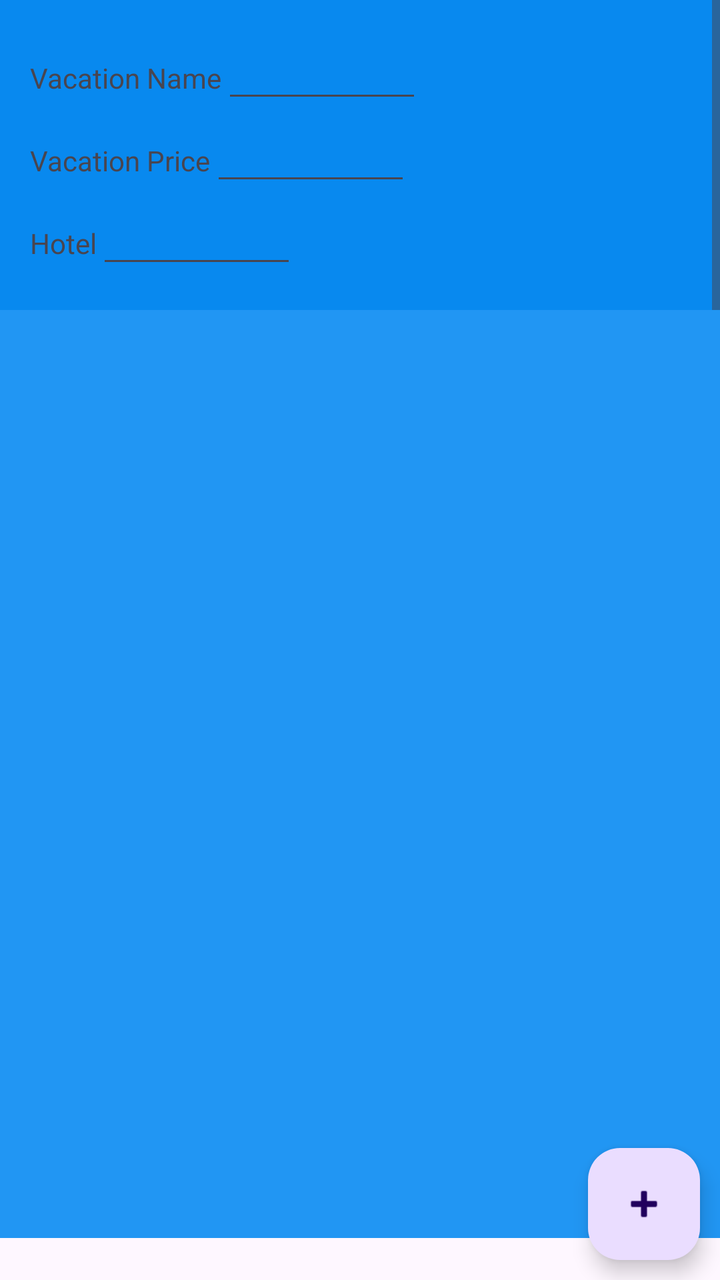
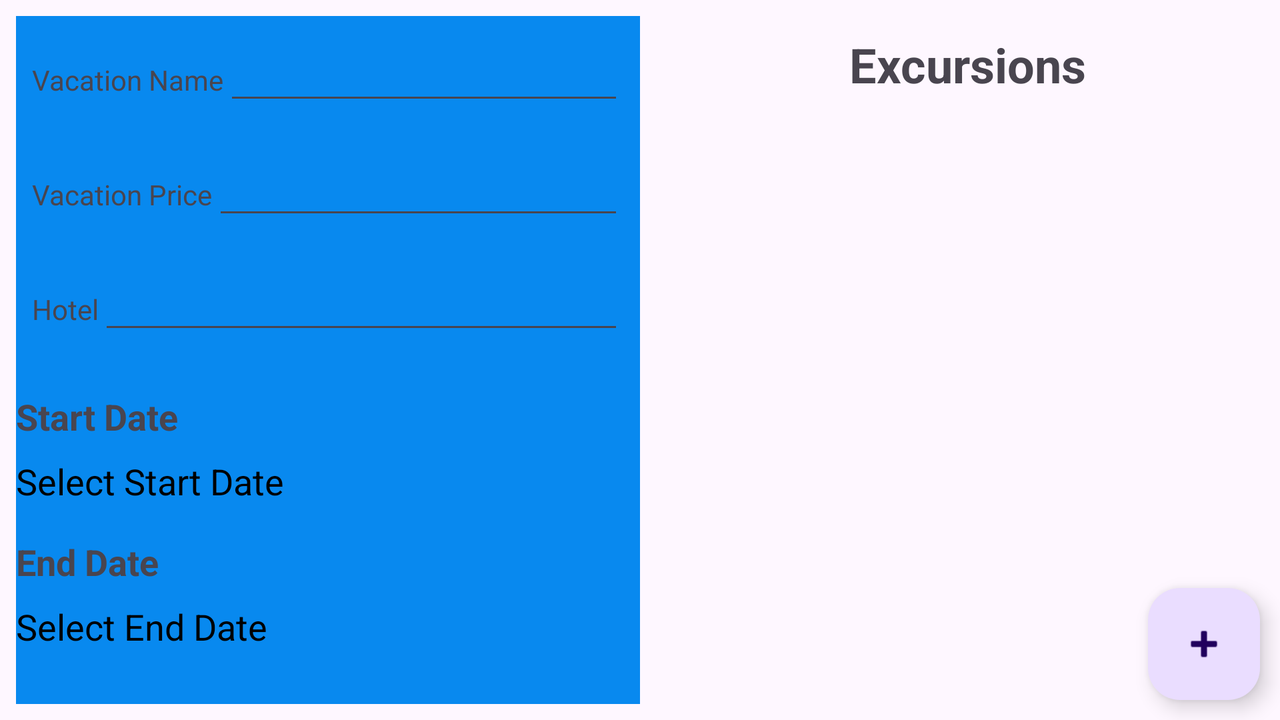

First picture: res/layout/ on a phone held upright. Second picture: the repository's own variant of that layout, on a device whose configuration matches the variant's folder. Source for both follows.
<!-- AndroidManifest.xml: application theme Theme.D308VacationsApp -->
<!-- res/layout/activity_vacation_details.xml -->
<?xml version="1.0" encoding="utf-8"?>
<androidx.constraintlayout.widget.ConstraintLayout xmlns:android="http://schemas.android.com/apk/res/android"
    xmlns:app="http://schemas.android.com/apk/res-auto"
    xmlns:tools="http://schemas.android.com/tools"
    android:id="@+id/main"
    android:layout_width="match_parent"
    android:layout_height="wrap_content"
    tools:context=".UI.VacationDetails">

    <ScrollView
        android:id="@+id/scrollView2"
        android:layout_width="match_parent"
        android:layout_height="200dp"
        android:background="#0889EF"
        app:layout_constraintLeft_toLeftOf="parent"
        app:layout_constraintTop_toTopOf="parent">

        <LinearLayout
            android:layout_width="match_parent"
            android:layout_height="wrap_content"
            android:layout_margin="15dp"
            android:orientation="vertical">

            <LinearLayout
                android:layout_width="match_parent"
                android:layout_height="wrap_content"
                android:orientation="horizontal">

                <TextView
                    android:layout_width="wrap_content"
                    android:layout_height="wrap_content"
                    android:text="Vacation Name" />

                <EditText
                    android:id="@+id/vacationname"
                    android:layout_width="100dp"
                    android:layout_height="wrap_content" />
            </LinearLayout>

            <LinearLayout
                android:layout_width="match_parent"
                android:layout_height="wrap_content"
                android:orientation="horizontal">

                <TextView
                    android:layout_width="wrap_content"
                    android:layout_height="wrap_content"
                    android:text="Vacation Price" />

                <EditText
                    android:id="@+id/vacationprice"
                    android:layout_width="100dp"
                    android:layout_height="wrap_content" />
            </LinearLayout>

            <LinearLayout
                android:layout_width="match_parent"
                android:layout_height="wrap_content"
                android:orientation="horizontal">

                <TextView
                    android:layout_width="wrap_content"
                    android:layout_height="wrap_content"
                    android:text="Hotel" />

                <EditText
                    android:id="@+id/hotel"
                    android:layout_width="100dp"
                    android:layout_height="wrap_content" />
            </LinearLayout>

            <LinearLayout
                android:layout_width="match_parent"
                android:layout_height="wrap_content"
                android:orientation="horizontal">

                <TextView
                    android:layout_width="wrap_content"
                    android:layout_height="wrap_content"
                    android:text="Start Date:" />

                <EditText
                    android:id="@+id/startdate"
                    android:layout_width="100dp"
                    android:layout_height="wrap_content" />
            </LinearLayout>

            <LinearLayout
                android:layout_width="399dp"
                android:layout_height="61dp"
                android:orientation="horizontal">

                <TextView
                    android:layout_width="wrap_content"
                    android:layout_height="wrap_content"
                    android:text="End Date:" />

                <EditText
                    android:id="@+id/enddate"
                    android:layout_width="100dp"
                    android:layout_height="wrap_content" />
            </LinearLayout>

        </LinearLayout>
    </ScrollView>

    <com.google.android.material.floatingactionbutton.FloatingActionButton
        android:id="@+id/floatingActionButton2"
        android:layout_width="56dp"
        android:layout_height="56dp"
        android:layout_margin="10dp"
        android:layout_marginStart="176dp"
        android:clickable="true"
        android:onClick="enterExcursionDetail"
        app:layout_constraintRight_toRightOf="parent"
        app:layout_constraintBottom_toBottomOf="parent"
        app:srcCompat="@android:drawable/ic_input_add"
        tools:layout_editor_absoluteY="664dp" />

    <androidx.recyclerview.widget.RecyclerView
        android:id="@+id/excursionrecyclerview"
        android:layout_width="match_parent"
        android:layout_height="464dp"
        android:layout_marginTop="48dp"
        android:layout_marginBottom="48dp"
        android:background="#2196F3"
        app:layout_constraintBottom_toTopOf="@+id/floatingActionButton2"
        app:layout_constraintEnd_toEndOf="parent"
        app:layout_constraintLeft_toLeftOf="parent"
        app:layout_constraintTop_toBottomOf="@+id/scrollView2" />
</androidx.constraintlayout.widget.ConstraintLayout>
<!-- resources referenced by this layout -->
<resources>
  <style name="Theme.D308VacationsApp" parent="Base.Theme.D308VacationsApp" />
  <style name="Base.Theme.D308VacationsApp" parent="Theme.Material3.DayNight">
          
          
      </style>
</resources>
<!-- res/layout-land/activity_vacation_details.xml (the repository's variant of the layout above) -->
<!-- drawn on the phone turned sideways -->
<?xml version="1.0" encoding="utf-8"?>
<androidx.constraintlayout.widget.ConstraintLayout xmlns:android="http://schemas.android.com/apk/res/android"
    xmlns:app="http://schemas.android.com/apk/res-auto"
    xmlns:tools="http://schemas.android.com/tools"
    android:id="@+id/main"
    android:layout_width="match_parent"
    android:layout_height="match_parent"
    tools:context=".UI.VacationDetails"
    tools:orientation="landscape">

    <ScrollView
        android:id="@+id/scrollView2"
        android:layout_width="0dp"
        android:layout_height="match_parent"
        android:background="#0889EF"
        android:layout_margin="8dp"
        app:layout_constraintTop_toTopOf="parent"
        app:layout_constraintBottom_toBottomOf="parent"
        app:layout_constraintStart_toStartOf="parent"
        app:layout_constraintEnd_toStartOf="@+id/excursionrecyclerview">

        <LinearLayout
            android:layout_width="match_parent"
            android:layout_height="wrap_content"
            android:orientation="vertical">

            <LinearLayout
                android:layout_width="match_parent"
                android:layout_height="wrap_content"
                android:orientation="horizontal"
                android:padding="8dp">

                <TextView
                    android:layout_width="wrap_content"
                    android:layout_height="wrap_content"
                    android:text="Vacation Name" />

                <EditText
                    android:id="@+id/vacationname"
                    android:layout_width="0dp"
                    android:layout_height="wrap_content"
                    android:layout_weight="1" />
            </LinearLayout>

            <LinearLayout
                android:layout_width="match_parent"
                android:layout_height="wrap_content"
                android:orientation="horizontal"
                android:padding="8dp">

                <TextView
                    android:layout_width="wrap_content"
                    android:layout_height="wrap_content"
                    android:text="Vacation Price" />

                <EditText
                    android:id="@+id/vacationprice"
                    android:layout_width="0dp"
                    android:layout_height="wrap_content"
                    android:layout_weight="1" />
            </LinearLayout>

            <LinearLayout
                android:layout_width="match_parent"
                android:layout_height="wrap_content"
                android:orientation="horizontal"
                android:padding="8dp">

                <TextView
                    android:layout_width="wrap_content"
                    android:layout_height="wrap_content"
                    android:text="Hotel" />

                <EditText
                    android:id="@+id/hotel"
                    android:layout_width="0dp"
                    android:layout_height="wrap_content"
                    android:layout_weight="1" />
            </LinearLayout>

            <TextView
                android:id="@+id/startdate_label"
                android:layout_width="wrap_content"
                android:layout_height="wrap_content"
                android:text="Start Date"
                android:textSize="18sp"
                android:layout_marginTop="16dp"
                android:textStyle="bold" />

            <TextView
                android:id="@+id/startdate"
                android:layout_width="wrap_content"
                android:layout_height="wrap_content"
                android:clickable="true"
                android:focusable="true"
                android:text="Select Start Date"
                android:textColor="@android:color/black"
                android:textSize="18sp"
                android:layout_marginTop="8dp" />

            <TextView
                android:id="@+id/enddate_label"
                android:layout_width="wrap_content"
                android:layout_height="wrap_content"
                android:text="End Date"
                android:textSize="18sp"
                android:layout_marginTop="16dp"
                android:textStyle="bold" />

            <TextView
                android:id="@+id/enddate"
                android:layout_width="wrap_content"
                android:layout_height="wrap_content"
                android:clickable="true"
                android:focusable="true"
                android:text="Select End Date"
                android:textColor="@android:color/black"
                android:textSize="18sp"
                android:layout_marginTop="8dp" />

        </LinearLayout>
    </ScrollView>

    <TextView
        android:id="@+id/textTitle"
        android:layout_width="wrap_content"
        android:layout_height="wrap_content"
        android:text="Excursions"
        android:textSize="24sp"
        android:textStyle="bold"
        android:layout_margin="16dp"
        app:layout_constraintTop_toTopOf="parent"
        app:layout_constraintStart_toStartOf="@+id/excursionrecyclerview"
        app:layout_constraintEnd_toEndOf="parent" />

    <androidx.recyclerview.widget.RecyclerView
        android:id="@+id/excursionrecyclerview"
        android:layout_width="0dp"
        android:layout_height="0dp"
        app:layout_constraintBottom_toTopOf="@id/floatingActionButton2"
        app:layout_constraintEnd_toEndOf="parent"
        app:layout_constraintStart_toEndOf="@+id/scrollView2"
        app:layout_constraintTop_toBottomOf="@id/textTitle" />

    <com.google.android.material.floatingactionbutton.FloatingActionButton
        android:id="@+id/floatingActionButton2"
        android:layout_width="56dp"
        android:layout_height="56dp"
        android:layout_margin="10dp"
        android:layout_marginBottom="8dp"
        android:clickable="true"
        android:onClick="enterExcursionDetail"
        app:layout_constraintBottom_toBottomOf="parent"
        app:layout_constraintEnd_toEndOf="parent"
        app:srcCompat="@android:drawable/ic_input_add" />
</androidx.constraintlayout.widget.ConstraintLayout>
